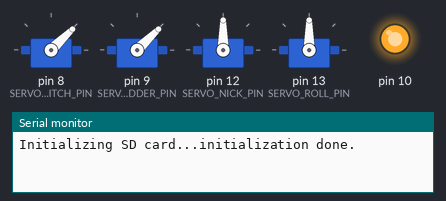
Simulated run of this sketch. Board: Arduino Uno, built with avr-gcc and run on an emulated ATmega328P. Shown: 4 × servo, output pins drawn as LEDs (lit = HIGH), the last lines printed to the serial monitor. Storage starts empty.

Above: at 0.05 s.
At 2.05 s:
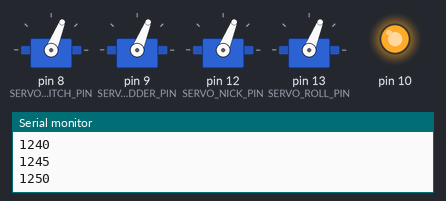
At 4.05 s:
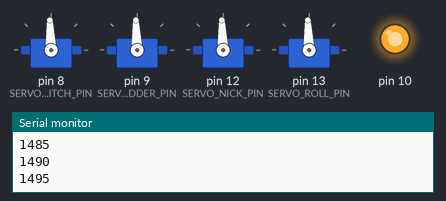
At 8.05 s:
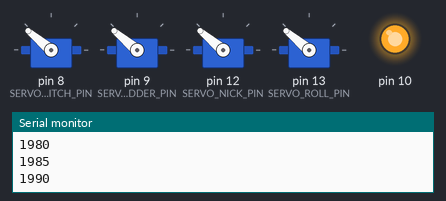
At 11.25 s:
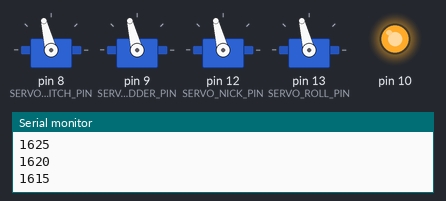
At 16.15 s:
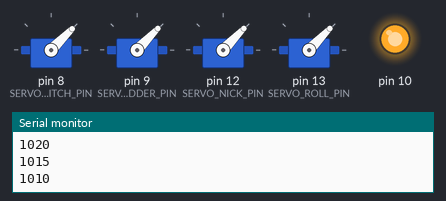
Timing chart, 0 to 21.1 s (numbered marks = the images above):
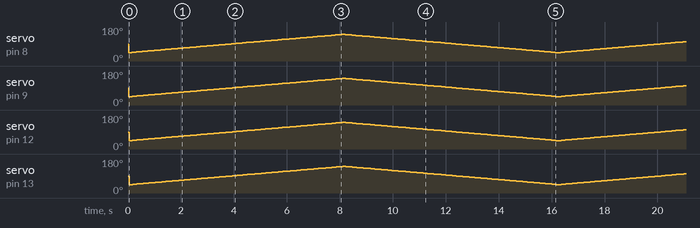

The sketch:

playback_hapstik_prototype.ino
```cpp
#include <Servo.h>
#include <SD.h>
#include <SPI.h>

Servo pitch_servo;
Servo rudder_servo;
Servo nick_servo;
Servo roll_servo;

unsigned int up = 1;

unsigned long useconds = 1000;

File myFile;


unsigned int SERVO_PITCH_PIN = 8;
unsigned int SERVO_RUDDER_PIN = 9;
unsigned int SERVO_NICK_PIN = 12;
unsigned int SERVO_ROLL_PIN = 13;


void setup() {
   Serial.begin(9600);
   while (!Serial) {
    ; // wait for serial port to connect. Needed for Leonardo only
  }
   // put your setup code here, to run once:
   pitch_servo.attach(SERVO_PITCH_PIN);
   rudder_servo.attach(SERVO_RUDDER_PIN);
   nick_servo.attach(SERVO_NICK_PIN);
   roll_servo.attach(SERVO_ROLL_PIN);
   Serial.print("Initializing SD card...");
  // On the Ethernet Shield, CS is pin 4. It's set as an output by default.
  // Note that even if it's not used as the CS pin, the hardware SS pin
  // (10 on most Arduino boards, 53 on the Mega) must be left as an output
  // or the SD library functions will not work.
   pinMode(10, OUTPUT);
   digitalWrite(10, HIGH);

  if (!SD.begin(4)) {
    Serial.println("initialization failed!");
    return;
  }
  Serial.println("initialization done.");


}

void loop() {


      pitch_servo.writeMicroseconds(useconds);
      delay (10);
      rudder_servo.writeMicroseconds(useconds);
      delay (10);
      nick_servo.writeMicroseconds(useconds);
            delay (10);
      roll_servo.writeMicroseconds(useconds);
      delay (10);

      if (up) {
      useconds += 5;
      } else {
      useconds -= 5;
      }

      if (useconds == 2000) {
        up = 0;
      } else if (useconds == 1000) {
        up = 1;
      }
      Serial.println(useconds);

}
```
